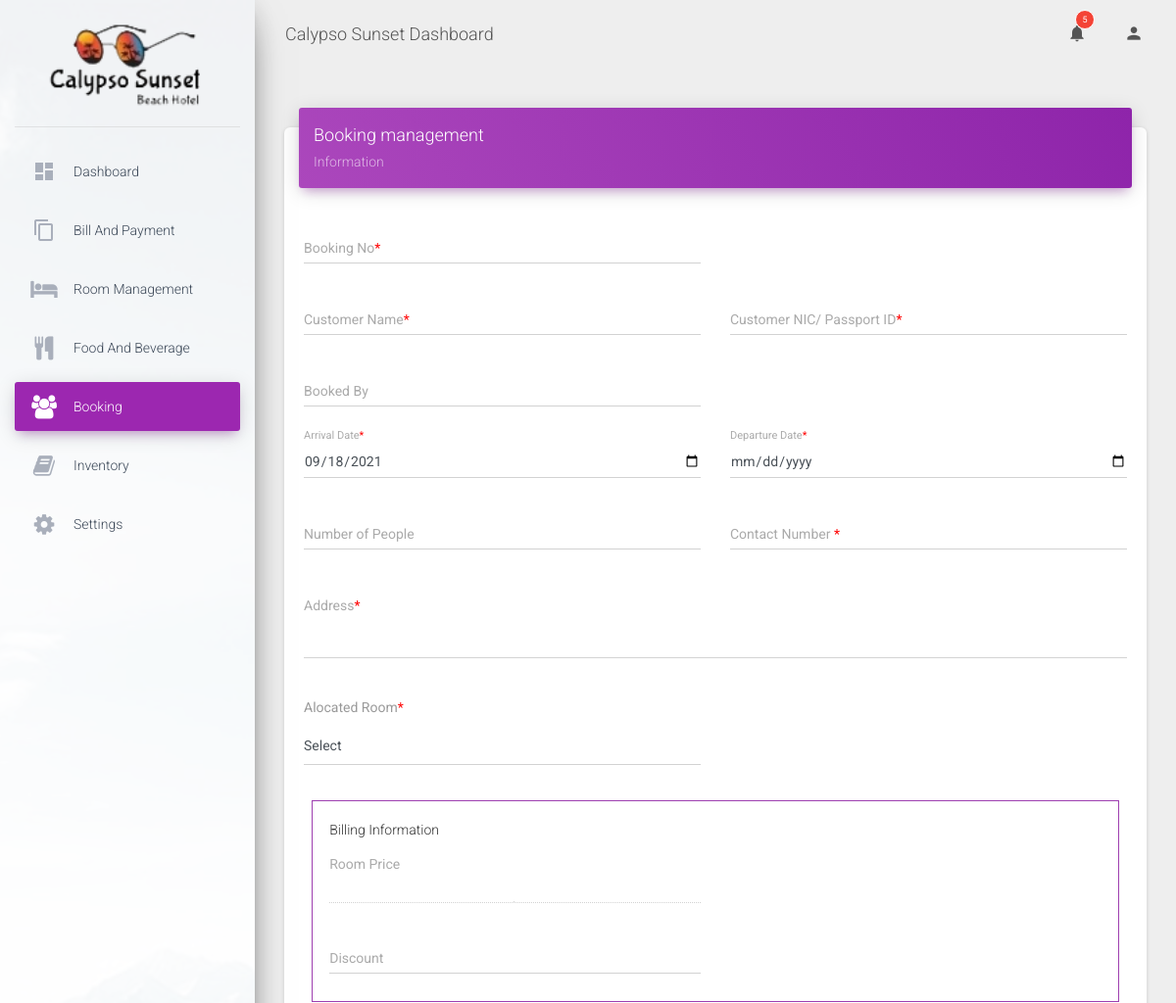
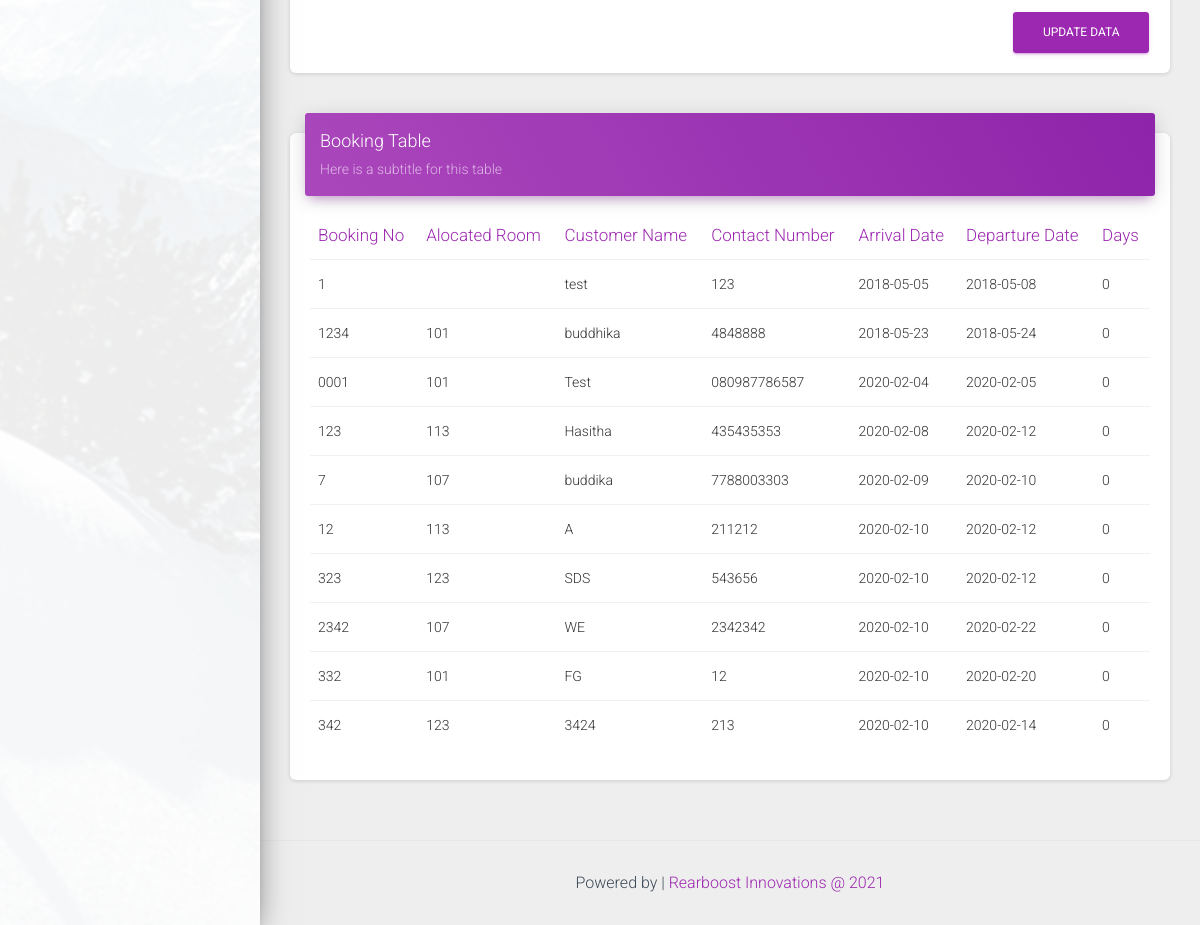
/content/booking.php (signed in), run on the app's committed database (2 pictures, top to bottom).
### tables this page shows
CREATE TABLE `bookinginfor` (
  `id` int(11) NOT NULL,
  `bookingno` varchar(500) NOT NULL,
  `cname` varchar(500) NOT NULL,
  `cnic` varchar(500) NOT NULL,
  `bookby` varchar(500) NOT NULL,
  `arrivaldate` varchar(100) NOT NULL,
  `departuredate` varchar(100) NOT NULL,
  `numofpeo` varchar(100) NOT NULL,
  `connum` varchar(100) NOT NULL,
  `address` varchar(500) NOT NULL,
  `alocatedroom` varchar(100) NOT NULL,
  `roomprice` decimal(10,2) NOT NULL,
  `discount` decimal(10,2) NOT NULL,
  `checkDiscount` varchar(20) NOT NULL,
  `billstatus` varchar(200) NOT NULL,
  `createdate` varchar(100) NOT NULL,
  `billstaledate` varchar(500) DEFAULT NULL,
  `ftootalprice` decimal(10,2) NOT NULL DEFAULT '0.00'
);

CREATE TABLE `roominfor` (
  `id` int(11) NOT NULL,
  `roomno` varchar(500) NOT NULL,
  `roomtype` varchar(1000) NOT NULL,
  `numbed` int(11) NOT NULL,
  `roomprice` decimal(10,2) NOT NULL,
  `roomstatus` varchar(200) NOT NULL,
  `createdate` varchar(500) NOT NULL,
  `lastupdate` varchar(500) DEFAULT NULL,
  `bookingtime` varchar(100) DEFAULT NULL
);

### content/booking.php (the view, shortened to what the rows shown need)
<!DOCTYPE html>
<html lang="en">
<?php
    require '../include/config.php';
?>
<head>
    <?php include('../include/head.php'); ?>
</head>
<body class="">
    <div class="wrapper">
        <div class="main-panel">
            <div class="content">
                <div class="container-fluid">
                    <div class="row">
                        <div class="col-md-12">
                            <div class="card">
                                <div class="card-body">
                                   <?php
                                       $query = "SELECT * FROM bookinginfor";
                                       $result = mysqli_query($conn ,$query);
                                    ?>
                                    <div class="table-responsive" id="room_table">
                                        <table class="table">
                                            <thead class=" text-primary">
                                                <th>
                                                    Booking No
                                                </th>
                                                <th>
                                                    Alocated Room
                                                </th>
                                                <th>
                                                    Customer Name
                                                </th>
                                                <th>
                                                   Contact Number
                                                </th>
                                                <th>
                                                    Arrival Date
                                                </th>
                                                <th>
                                                    Departure Date
                                                </th>
                                                <th>
                                                    Days
                                                </th>
                                            </thead>
                                            <tbody>
                                                <?php
                                                while($row = mysqli_fetch_array($result))
                                                   {
                                                    echo '
                                                    <tr>
                                                     <td>'.$row["bookingno"].'</td>';
                                                     $query1 ="SELECT * FROM roominfor WHERE id='".$row["alocatedroom"]."'";
                                                     $result1 =mysqli_query($conn,$query1);
                                                     while($ro = mysqli_fetch_array($result1))
                                                     {
                                                        $val= $ro['roomno'];
                                                     }
                                                     ?>
                                                     <td><?php echo $val ?></td>
                                                    <?php
                                                     echo '
                                                     <td>'.$row["cname"].'</td>
                                                     <td>'.$row["connum"].'</td>
                                                     <td>'.$row["arrivaldate"].'</td>
                                                     <td>'.$row["departuredate"].'</td>  ';
                                                     $date1 =date("Y-m-d");
                                                     $date1 =strtotime($date1);
                                                     $date2 =strtotime($row["departuredate"]);
                                                     $date =$date2-$date1;
                                                     $date =$date/86400;
                                                     if($date<0){
                                                       $date ="0";
                                                     }
                                                    echo '<td>'.$date.'</td>';
                                                  echo '</tr>
                                                      '  ;
                                                   }
                                                 ?>
                                            </tbody>
                                        </table>
                                    </div>
                                </div>
                            </div>
                        </div>
                    </div>
                </div>
            </div>
        </div>
    </div>
</body>
</html>

### data on the page
bookinginfor: bookingno "1", cname "test", connum "123", arrivaldate "2018-05-05", departuredate "2018-05-08", date "0"
bookinginfor: bookingno "1234", roominfor.roomno "101", cname "buddhika", connum "4848888", arrivaldate "2018-05-23", departuredate "2018-05-24", date "0"
bookinginfor: bookingno "0001", roominfor.roomno "101", cname "Test", connum "080987786587", arrivaldate "2020-02-04", departuredate "2020-02-05", date "0"
bookinginfor: bookingno "123", roominfor.roomno "113", cname "Hasitha", connum "435435353", arrivaldate "2020-02-08", departuredate "2020-02-12", date "0"
bookinginfor: bookingno "7", roominfor.roomno "107", cname "buddika", connum "7788003303", arrivaldate "2020-02-09", departuredate "2020-02-10", date "0"
bookinginfor: bookingno "12", roominfor.roomno "113", cname "A", connum "211212", arrivaldate "2020-02-10", departuredate "2020-02-12", date "0"
bookinginfor: bookingno "323", roominfor.roomno "123", cname "SDS", connum "543656", arrivaldate "2020-02-10", departuredate "2020-02-12", date "0"
bookinginfor: bookingno "2342", roominfor.roomno "107", cname "WE", connum "2342342", arrivaldate "2020-02-10", departuredate "2020-02-22", date "0"
bookinginfor: bookingno "332", roominfor.roomno "101", cname "FG", connum "12", arrivaldate "2020-02-10", departuredate "2020-02-20", date "0"
bookinginfor: bookingno "342", roominfor.roomno "123", cname "3424", connum "213", arrivaldate "2020-02-10", departuredate "2020-02-14", date "0"
